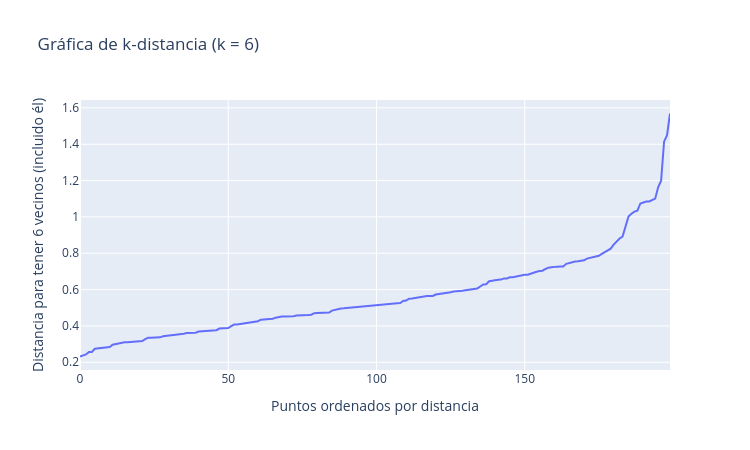

Write notebook code for a chart like this one.
### Markdown cell above
---
# 1️⃣ `min_samples` y la gráfica de k-distancia (15 min)

### Paso 1: fijar `min_samples`
Regla práctica: $\text{min\_samples} \ge \text{dimensiones} + 1$, y un buen arranque es $2 \times \text{dimensiones}$.

Tenemos **3 dimensiones** (`edad`, `ingreso_anual`, `gasto`) → mínimo **4**, arranque **6**.

### Paso 2: la gráfica de k-distancia
Con $k$ = `min_samples` = 6, calcula para cada cliente el radio que necesita para juntar 6 puntos **contándose a sí mismo** (igual que cuenta DBSCAN) y ordénalos. Ese radio es justo el `eps` mínimo con el que ese cliente sería núcleo. Los clientes "en grupo" tienen distancias chicas; los aislados, grandes.

### Code cell
# Gráfica de k-distancia con k = 6
# Pista: plot_k_distancia(X_scaled, k=...)
# ✍️ Tu código aquí

k = 6

plot_k_distancia(X_scaled, k=6)

### Figure 1 — Plotly figure (JSON) as saved in the notebook; plotly's stock layout.template omitted (floating-point values rounded to 4 significant figures; data arrays with more than 128 entries replaced by an {"elided": "..."} marker saying what was removed)
{"data": [{"hovertemplate": "Puntos ordenados por distancia=%{x}<br>Distancia para tener 6 vecinos (incluido él)=%{y}<extra></extra>", "legendgroup": "", "line": {"color": "#636efa", "dash": "solid"}, "marker": {"symbol": "circle"}, "mode": "lines", "name": "", "orientation": "v", "showlegend": false, "type": "scatter", "x": {"elided": "200 int values"}, "xaxis": "x", "y": {"elided": "200 float values"}, "yaxis": "y"}], "layout": {"height": 450, "legend": {"tracegroupgap": 0}, "title": {"text": "Gráfica de k-distancia (k = 6)"}, "width": 750, "xaxis": {"anchor": "y", "domain": [0, 1], "title": {"text": "Puntos ordenados por distancia"}}, "yaxis": {"anchor": "x", "domain": [0, 1], "title": {"text": "Distancia para tener 6 vecinos (incluido él)"}}}}
